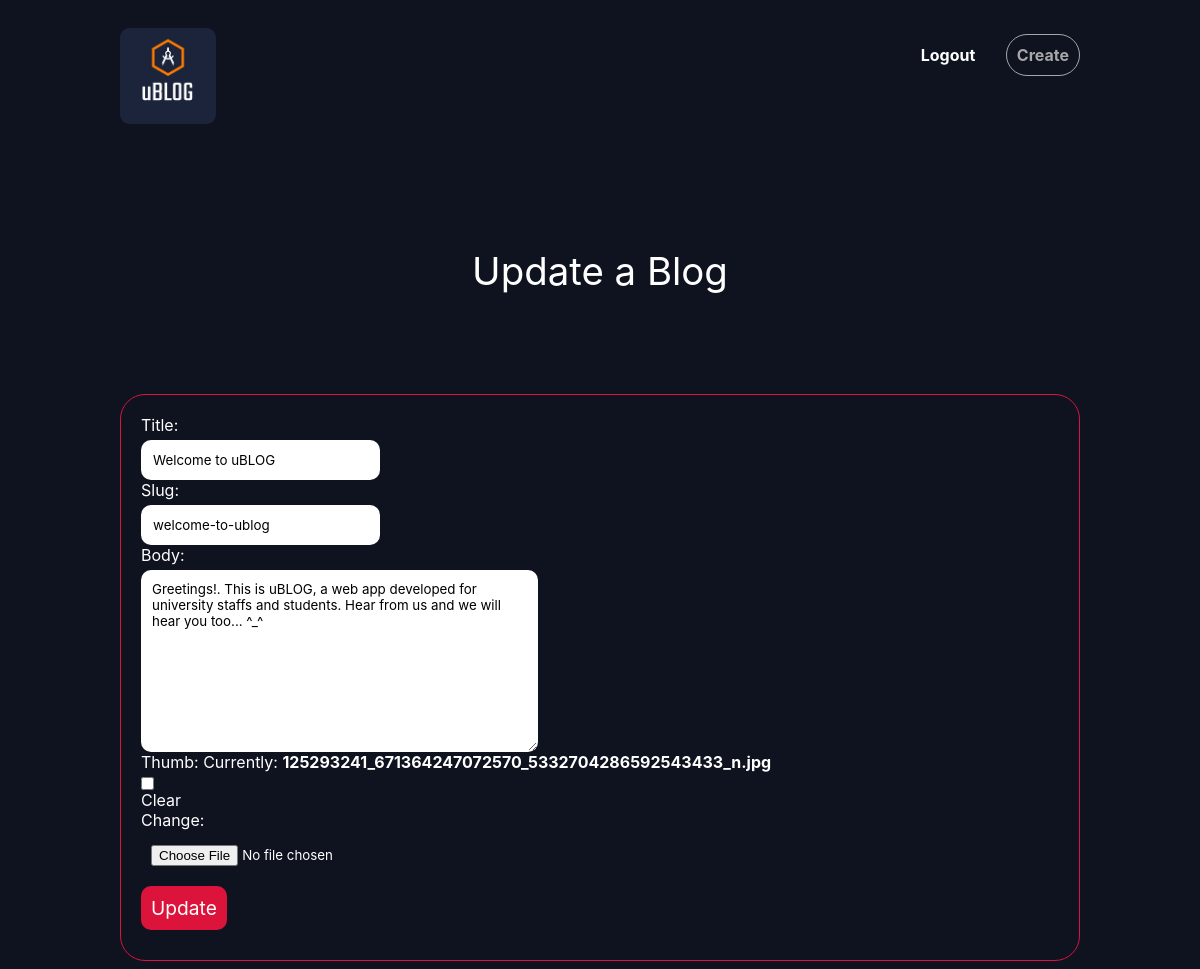
/blogs/update/welcome-to-ublog/ (signed in), run on the app's committed database.
### blogs/models.py (models this page shows, shortened)
class Blog(models.Model):
    title = models.CharField(max_length=100, blank=False, unique=True)
    slug = models.SlugField()
    body = models.TextField(blank=False)
    date = models.DateTimeField(auto_now_add=True)
    thumb = models.ImageField(default='default.png', blank=True)
    author = models.ForeignKey(User, default=None, on_delete=models.CASCADE)

### blogs/views.py (the view)
# urls.py: path('update/<slug>/', views.update_blog, name='update'),
@login_required(login_url="/accounts/login/")
def update_blog(request, slug):
    blog = Blog.objects.get(slug=slug)
    if request.method == 'POST':
        form = forms.UpdateBlog(request.POST, request.FILES, instance=blog)
        if form.is_valid():
            form.save()
            return redirect('blogs:blogs')
    else:
        form = forms.UpdateBlog(instance=blog)
        print(blog.author)
    return render(request, 'blogs/update.html', {'blog': blog ,'form': form})

### blogs/forms.py
class UpdateBlog(forms.ModelForm):
    class Meta:
        model = models.Blog
        fields = ['title', 'slug', 'body', 'thumb']

### blogs/templates/blogs/update.html (shortened to what this page needs)
{% extends 'base.html' %}
{% block content %}
    <div class="update-blog">
        <h1>Update a Blog</h1>
        <form action="{% url 'blogs:update' slug=blog.slug %}" class="site-form" method="post" enctype="multipart/form-data">
            {{ form }}
            <input type="submit" value="Update">
        </form>
    </div>
{% endblock %}

### assets/styles.css (style rules this page uses)
body { background-color: #0f121f; color: rgb(255, 255, 255); }
body * { font-family: -apple-system, BlinkMacSystemFont, 'Segoe UI', Roboto, Oxygen, Ubuntu, Cantarell, 'Open Sans', 'Helvetica Neue', sans-serif; }
h1, h2, h3, h4, h5 { font-weight: normal; margin: 0; }
a, a:hover, a:visited { color: rgb(255, 255, 255); font-weight: bold; text-decoration: none; }
div.wrapper h1 { text-align: center; margin: 100px auto; font-size: 2.4em; }
.site-form { margin-top: 60px; border-radius: 25px; border: 1px solid crimson; padding: 20px; }
.site-form input, .site-form textarea { display: block; margin: 5px 0 0 0; padding: 10px; border-radius: 10px; border-color: transparent; }
.site-form input[type=submit] { background: crimson; border: 0; color: #fff; font-size: 1.2em; border-radius: 10px; margin: 10px 0; }

### data on the page
Blog: title "Welcome to uBLOG", slug "welcome-to-ublog", body "Greetings!. This is uBLOG, a web app developed for university staffs and students. Hear from us and we will hear you too... ^_^"
